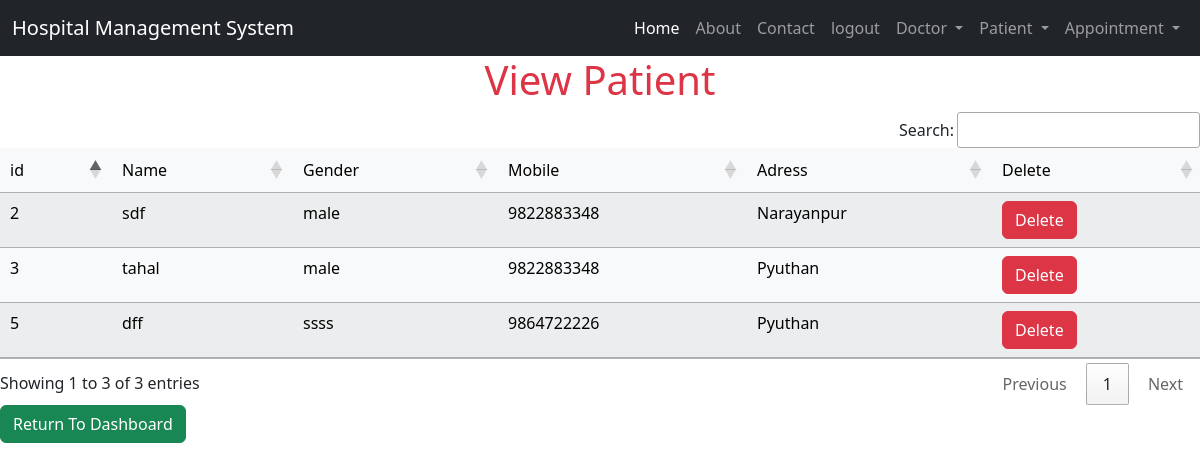
Before: /view_patient/ (signed in) with the older database file.
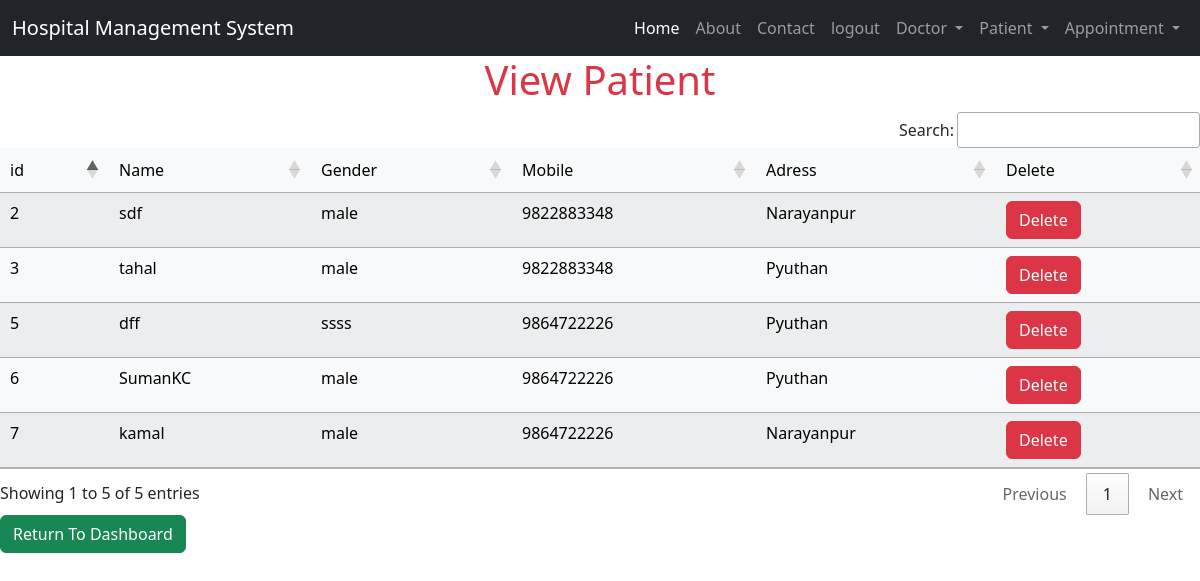
After: the same page with the newer database file.
### hospitalmanagement/models.py (models this page shows, shortened)
class Patient(models.Model):
    name=models.CharField(max_length=200)
    gender=models.CharField(max_length=20, choices=GENDER_CHOICES,default='1')
    mobile=models.IntegerField()
    address=models.CharField(max_length=200)

### hospitalmanagement/views.py (the view)
# urls.py: path('view_patient/',views.view_patient,name='view_patient'),
def view_patient(request):
    if not request.user.is_staff:
        return redirect('log_in')
    doc=Patient.objects.all()
    return render(request,'view_patient.html',{'doc':doc})

### hospitalmanagement/templates/view_patient.html (shortened to what this page needs)
{% include 'base.html' %}
{%include 'navigation.html'%}
{% block content  %}
<table id="example" class="table table-centered table-striped table-light">
    <h1 class="text-danger text-center">View Patient</h1>
    <thead>
        <tr>
    <td>id</td>
    <td>Name</td>
    <td>Gender</td>
    <td>Mobile</td>
    <td>Adress</td>
    <td>Delete</td>
        </thead>
<tbody>
{% for item in doc %}
<tr>
     <td>{{ item.id}}</td>
     <td>{{ item.name}}</td>
     <td>{{ item.gender}}</td>
     <td>{{ item.mobile}}</td>
     <td>{{ item.address}}</td>
     <td><a href="{% url 'remove_patient' item.id%}" onclick="return confirm('Are you sure want to delete')" class="btn btn-danger">Delete</a></td>
</tr>
   {% endfor %}
</tbody>
</table>
<button  href="{% url 'index'%}" class="btn btn-success"> Return To Dashboard</button>
   {% endblock content%}

Changed rows visible on the page:
added Patient: id "6", name "SumanKC", gender "male", mobile "9864722226", address "Pyuthan"
added Patient: id "7", name "kamal", gender "male", mobile "9864722226", address "Narayanpur"
Other visible differences:
text written by a page script: "Search: Showing 1 to 3 of 3 entries Previous 1 Next" → "Search: Showing 1 to 5 of 5 entries Previous 1 Next"
